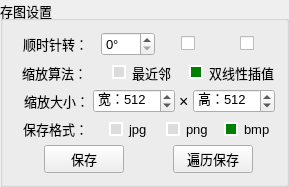
       <widget class="QGroupBox" name="groupBox_8">
        <property name="sizePolicy">
         <sizepolicy hsizetype="Preferred" vsizetype="Minimum">
          <horstretch>0</horstretch>
          <verstretch>0</verstretch>
         </sizepolicy>
        </property>
        <property name="font">
         <font>
          <pointsize>10</pointsize>
         </font>
        </property>
        <property name="title">
         <string>存图设置</string>
        </property>
        <layout class="QVBoxLayout" name="verticalLayout_10">
         <item>
          <layout class="QHBoxLayout" name="horizontalLayout_58" stretch="6,4,4,4">
           <property name="spacing">
            <number>4</number>
           </property>
           <item alignment="Qt::AlignHCenter">
            <widget class="QLabel" name="label_48">
             <property name="text">
              <string>顺时针转：</string>
             </property>
            </widget>
           </item>
           <item alignment="Qt::AlignHCenter">
            <widget class="QSpinBox" name="spinBox_16">
             <property name="suffix">
              <string>°</string>
             </property>
             <property name="prefix">
              <string/>
             </property>
             <property name="minimum">
              <number>0</number>
             </property>
             <property name="maximum">
              <number>270</number>
             </property>
             <property name="singleStep">
              <number>90</number>
             </property>
             <property name="value">
              <number>0</number>
             </property>
            </widget>
           </item>
           <item alignment="Qt::AlignHCenter">
            <widget class="QCheckBox" name="checkBox_131">
             <property name="enabled">
              <bool>true</bool>
             </property>
             <property name="minimumSize">
              <size>
               <width>0</width>
               <height>0</height>
              </size>
             </property>
             <property name="font">
              <font>
               <pointsize>10</pointsize>
              </font>
             </property>
             <property name="toolTip">
              <string>水平翻转</string>
             </property>
             <property name="text">
              <string/>
             </property>
             <property name="icon">
              <iconset>
               <normaloff>images/图片20.png</normaloff>images/图片20.png</iconset>
             </property>
             <property name="iconSize">
              <size>
               <width>16</width>
               <height>16</height>
              </size>
             </property>
            </widget>
           </item>
           <item alignment="Qt::AlignHCenter">
            <widget class="QCheckBox" name="checkBox_132">
             <property name="enabled">
              <bool>true</bool>
             </property>
             <property name="font">
              <font>
               <pointsize>10</pointsize>
              </font>
             </property>
             <property name="toolTip">
              <string>垂直翻转</string>
             </property>
             <property name="text">
              <string/>
             </property>
             <property name="icon">
              <iconset>
               <normaloff>images/图片21.png</normaloff>images/图片21.png</iconset>
             </property>
             <property name="iconSize">
              <size>
               <width>16</width>
               <height>16</height>
              </size>
             </property>
            </widget>
           </item>
          </layout>
         </item>
         <item>
          <layout class="QHBoxLayout" name="horizontalLayout_80" stretch="0,0,0">
           <item alignment="Qt::AlignHCenter">
            <widget class="QLabel" name="label_44">
             <property name="text">
              <string>缩放算法：</string>
             </property>
            </widget>
           </item>
           <item alignment="Qt::AlignHCenter">
            <widget class="QRadioButton" name="radioButton_12">
             <property name="font">
              <font>
               <pointsize>10</pointsize>
              </font>
             </property>
             <property name="styleSheet">
              <string notr="true">QRadioButton::indicator:checked {

    background-color:       green;
    border:                 2px solid white;  
}

QRadioButton::indicator:unchecked {

    background-color:       rgb(220, 220, 220);
    border:                 2px solid white;  
}</string>
             </property>
             <property name="text">
              <string>最近邻</string>
             </property>
             <attribute name="buttonGroup">
              <string notr="true">buttonGroup_2</string>
             </attribute>
            </widget>
           </item>
           <item alignment="Qt::AlignHCenter">
            <widget class="QRadioButton" name="radioButton_13">
             <property name="font">
              <font>
               <pointsize>10</pointsize>
              </font>
             </property>
             <property name="styleSheet">
              <string notr="true">QRadioButton::indicator:checked {

    background-color:       green;
    border:                 2px solid white;  
}

QRadioButton::indicator:unchecked {

    background-color:       rgb(220, 220, 220);
    border:                 2px solid white;  
}</string>
             </property>
             <property name="text">
              <string>双线性插值</string>
             </property>
             <property name="checkable">
              <bool>true</bool>
             </property>
             <property name="checked">
              <bool>true</bool>
             </property>
             <attribute name="buttonGroup">
              <string notr="true">buttonGroup_2</string>
             </attribute>
            </widget>
           </item>
          </layout>
         </item>
         <item>
          <layout class="QHBoxLayout" name="horizontalLayout_91" stretch="6,4,4,4">
           <property name="spacing">
            <number>4</number>
           </property>
           <property name="leftMargin">
            <number>10</number>
           </property>
           <item alignment="Qt::AlignHCenter">
            <widget class="QLabel" name="label_45">
             <property name="text">
              <string>缩放大小：</string>
             </property>
            </widget>
           </item>
           <item alignment="Qt::AlignHCenter">
            <widget class="QSpinBox" name="spinBox_13">
             <property name="prefix">
              <string>宽：</string>
             </property>
             <property name="minimum">
              <number>1</number>
             </property>
             <property name="maximum">
              <number>9999</number>
             </property>
             <property name="value">
              <number>512</number>
             </property>
            </widget>
           </item>
           <item alignment="Qt::AlignHCenter">
            <widget class="QLabel" name="label_46">
             <property name="font">
              <font>
               <pointsize>12</pointsize>
              </font>
             </property>
             <property name="text">
              <string>×</string>
             </property>
            </widget>
           </item>
           <item alignment="Qt::AlignHCenter">
            <widget class="QSpinBox" name="spinBox_14">
             <property name="prefix">
              <string>高：</string>
             </property>
             <property name="minimum">
              <number>1</number>
             </property>
             <property name="maximum">
              <number>9999</number>
             </property>
             <property name="value">
              <number>512</number>
             </property>
            </widget>
           </item>
          </layout>
         </item>
         <item>
          <layout class="QHBoxLayout" name="horizontalLayout_81" stretch="6,4,4,4">
           <property name="spacing">
            <number>4</number>
           </property>
           <item alignment="Qt::AlignHCenter">
            <widget class="QLabel" name="label_49">
             <property name="text">
              <string>保存格式：</string>
             </property>
            </widget>
           </item>
           <item alignment="Qt::AlignHCenter">
            <widget class="QRadioButton" name="radioButton_14">
             <property name="font">
              <font>
               <pointsize>10</pointsize>
              </font>
             </property>
             <property name="styleSheet">
              <string notr="true">QRadioButton::indicator:checked {

    background-color:       green;
    border:                 2px solid white;  
}

QRadioButton::indicator:unchecked {

    background-color:       rgb(220, 220, 220);
    border:                 2px solid white;  
}</string>
             </property>
             <property name="text">
              <string>jpg</string>
             </property>
             <attribute name="buttonGroup">
              <string notr="true">buttonGroup_3</string>
             </attribute>
            </widget>
           </item>
           <item alignment="Qt::AlignHCenter">
            <widget class="QRadioButton" name="radioButton_15">
             <property name="font">
              <font>
               <pointsize>10</pointsize>
              </font>
             </property>
             <property name="styleSheet">
              <string notr="true">QRadioButton::indicator:checked {

    background-color:       green;
    border:                 2px solid white;  
}

QRadioButton::indicator:unchecked {

    background-color:       rgb(220, 220, 220);
    border:                 2px solid white;  
}</string>
             </property>
             <property name="text">
              <string>png</string>
             </property>
             <property name="checked">
              <bool>false</bool>
             </property>
             <attribute name="buttonGroup">
              <string notr="true">buttonGroup_3</string>
             </attribute>
            </widget>
           </item>
           <item alignment="Qt::AlignHCenter">
            <widget class="QRadioButton" name="radioButton_16">
             <property name="font">
              <font>
               <pointsize>10</pointsize>
              </font>
             </property>
             <property name="styleSheet">
              <string notr="true">QRadioButton::indicator:checked {

    background-color:       green;
    border:                 2px solid white;  
}

QRadioButton::indicator:unchecked {

    background-color:       rgb(220, 220, 220);
    border:                 2px solid white;  
}</string>
             </property>
             <property name="text">
              <string>bmp</string>
             </property>
             <property name="checked">
              <bool>true</bool>
             </property>
             <attribute name="buttonGroup">
              <string notr="true">buttonGroup_3</string>
             </attribute>
            </widget>
           </item>
          </layout>
         </item>
         <item>
          <layout class="QHBoxLayout" name="horizontalLayout_102" stretch="0,0">
           <property name="spacing">
            <number>4</number>
           </property>
           <property name="leftMargin">
            <number>8</number>
           </property>
           <item alignment="Qt::AlignHCenter">
            <widget class="QPushButton" name="pushButton_136">
             <property name="enabled">
              <bool>true</bool>
             </property>
             <property name="sizePolicy">
              <sizepolicy hsizetype="Minimum" vsizetype="Fixed">
               <horstretch>0</horstretch>
               <verstretch>0</verstretch>
              </sizepolicy>
             </property>
             <property name="font">
              <font>
               <pointsize>10</pointsize>
              </font>
             </property>
             <property name="toolTip">
              <string>根据当前的设定保存当前图片</string>
             </property>
             <property name="text">
              <string>保存</string>
             </property>
             <property name="icon">
              <iconset>
               <normaloff>images/icon_30.png</normaloff>images/icon_30.png</iconset>
             </property>
             <property name="iconSize">
              <size>
               <width>16</width>
               <height>16</height>
              </size>
             </property>
            </widget>
           </item>
           <item alignment="Qt::AlignHCenter">
            <widget class="QPushButton" name="pushButton_137">
             <property name="enabled">
              <bool>true</bool>
             </property>
             <property name="sizePolicy">
              <sizepolicy hsizetype="Minimum" vsizetype="Fixed">
               <horstretch>0</horstretch>
               <verstretch>0</verstretch>
              </sizepolicy>
             </property>
             <property name="font">
              <font>
               <pointsize>10</pointsize>
              </font>
             </property>
             <property name="toolTip">
              <string>根据当前的设定遍历保存目录下的所有图片</string>
             </property>
             <property name="text">
              <string>遍历保存</string>
             </property>
             <property name="icon">
              <iconset>
               <normaloff>images/icon_30.png</normaloff>images/icon_30.png</iconset>
             </property>
             <property name="iconSize">
              <size>
               <width>16</width>
               <height>16</height>
              </size>
             </property>
            </widget>
           </item>
          </layout>
         </item>
        </layout>
       </widget>
